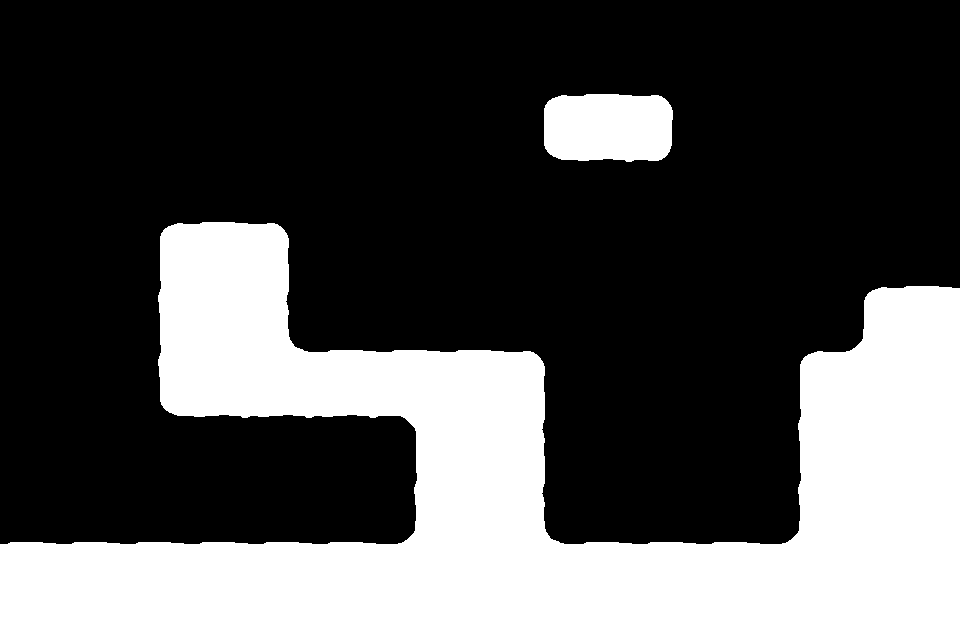

A 2D game scene composited from a Tiled map and its tileset images. What follows is a short description and the map's XML, with every tile layer's data as written:
An orthogonal 15x10 tile map with 64x64 px tiles, 1 tile layer (Chao) and 12 objects (8x Prefab, 3x Fronteira, Caminho).

<map version="1.0" orientation="orthogonal" renderorder="right-down" width="15" height="10" tilewidth="64" tileheight="64" nextobjectid="30">
 <tileset firstgid="1" source="tileset.tsx" />
 <layer name="Chao" width="15" height="10">
  <properties>
   <property name="unity:layer" value="Solido" />
  </properties>
  <data encoding="csv">
0,0,0,0,0,0,0,0,0,0,0,0,0,0,0,
0,0,0,0,0,0,0,0,1,2,3,0,0,0,0,
0,0,0,0,0,0,0,0,11,12,13,0,0,0,0,
0,0,1,2,3,0,0,0,0,0,0,0,0,0,0,
0,0,6,7,8,0,0,0,0,0,0,0,0,1,2,
0,0,6,7,5,2,2,2,3,0,0,0,1,4,7,
0,0,11,12,12,12,9,7,8,0,0,0,6,7,7,
0,0,0,0,0,0,6,7,8,0,0,0,6,7,7,
2,2,2,2,2,2,4,7,5,2,2,2,4,7,7,
7,7,7,7,7,7,7,7,7,7,7,7,7,7,7
</data>
 </layer>
 <objectgroup name="Objetos" offsetx="0" offsety="-32">
  <properties>
   <property name="unity:layer" value="Objetos" />
  </properties>
  <object id="4" name="Porta" type="Prefab" gid="17" x="896" y="320" width="64" height="64" />
  <object id="5" name="Chave" type="Prefab" gid="18" x="192" y="256" width="64" height="64" />
  <object id="7" name="Bloco" type="Prefab" gid="21" x="0" y="512" width="64" height="64" />
  <object id="8" name="Cristal" type="Prefab" gid="23" x="320" y="512" width="64" height="64" />
  <object id="9" name="Bloco" type="Prefab" gid="21" x="640" y="448" width="64" height="64" />
  <object id="11" name="Bloco" type="Prefab" gid="21" x="64" y="384" width="64" height="64" />
  <object id="10" name="Espinho" type="Prefab" gid="14" x="640" y="576" width="64" height="64">
   <properties>
    <property name="unity:layer" value="Morte" />
   </properties>
  </object>
  <object id="13" name="Fronteira" x="-65" y="-288" width="64" height="929" />
  <object id="14" name="Fronteira" x="0" y="-320" width="960" height="64" />
  <object id="15" name="Fronteira" x="960" y="-288" width="64" height="928" />
  <object id="28" name="Caminho" x="64" y="64">
   <properties>
    <property name="AddComp" value="Caminho" />
    <property name="unity:isTrigger" value="true" />
   </properties>
   <polyline points="0,0 704,0 704,192 320,192 320,64 0,64 0,0" />
  </object>
  <object id="29" name="Placa" type="Prefab" gid="15" x="384" y="384" width="64" height="64">
   <properties>
    <property name="msg" value="Vamos jogar!" />
   </properties>
  </object>
 </objectgroup>
</map>